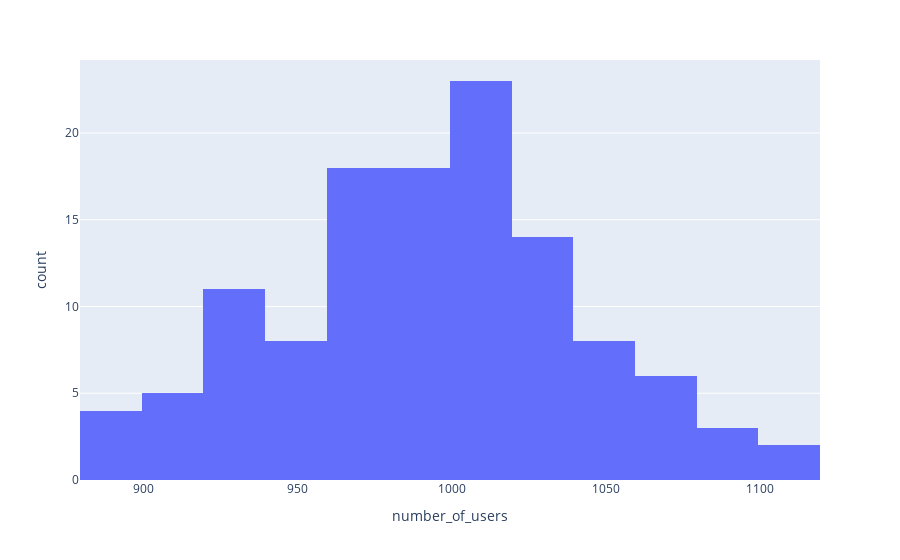

The notebook cell this image was saved under:
### Markdown cell above
### <div id='plotly_hists'>2.A. Histograms</div>

In Plotly, a histogram is an aggregated bar chart, with several possible aggregation functions (count, sum, average, etc) which can be used to visualize data on categorical and date axes as well as linear axes.

Let's take a look at an example where we will look at (randomly-generated) data from a hotel booking website. Specifically, we will look at the number of users and the number of bookings by date.

### Code cell
import pandas as pd

# Helpful dict to convert day number from datatime to string
weekdays = {
    1: "Monday",
    2: "Tuesday",
    3: "Wednesday",
    4: "Thursday",
    5: "Friday",
    6: "Saturday",
    7: "Sunday"
}

# Generate data (nusers and nbookings per day)
from random import gauss
from datetime import datetime
ndays = 120  # number of days
dates = [np.datetime64('2023-03-01') + np.timedelta64(i, 'D') for i in range(ndays)]
days = [weekdays[i.astype(datetime).isoweekday()] for i in dates]
number_of_users = [int(gauss(1000, 50)) for _ in range(ndays)]
number_of_bookings = [int(gauss(0.2*i, 0.01*i)) for i in number_of_users]
data_users_dict = {
    'date': dates,  # date in ISO 8601 format
    'day': days,  # day of week (string)
    'number_of_users': number_of_users,
    'number_of_bookings': number_of_bookings
}

# Create and show histogram with Plotly
fig = px.histogram(data_users_dict, x="number_of_users")
fig.show()

### Figure 1 — Plotly figure (JSON) as saved in the notebook; plotly's stock layout.template omitted (floating-point values rounded to 4 significant figures)
{"data": [{"alignmentgroup": "True", "bingroup": "x", "hovertemplate": "number_of_users=%{x}<br>count=%{y}<extra></extra>", "legendgroup": "", "marker": {"color": "#636efa", "pattern": {"shape": ""}}, "name": "", "offsetgroup": "", "orientation": "v", "showlegend": false, "type": "histogram", "x": [1070, 970, 975, 890, 1004, 975, 945, 914, 1098, 1015, 1027, 978, 1004, 1055, 1018, 1021, 1033, 1008, 934, 919, 1013, 1038, 1070, 937, 900, 1011, 1067, 911, 1011, 999, 1012, 950, 1014, 1016, 1038, 897, 1007, 1111, 952, 927, 974, 984, 1002, 1102, 970, 1046, 923, 964, 949, 1007, 1028, 926, 1038, 1055, 999, 988, 1015, 1089, 948, 985, 1056, 967, 935, 996, 983, 1068, 991, 1012, 1070, 971, 953, 911, 984, 992, 1041, 1038, 1040, 1022, 971, 1032, 1016, 962, 962, 1028, 972, 1083, 888, 962, 947, 1028, 920, 1026, 930, 994, 993, 1001, 1017, 1056, 885, 982, 1070, 1030, 977, 980, 1005, 986, 992, 939, 1019, 962, 934, 985, 996, 925, 1045, 974, 1008, 1008, 975, 956], "xaxis": "x", "yaxis": "y"}], "layout": {"barmode": "relative", "legend": {"tracegroupgap": 0}, "margin": {"t": 60}, "xaxis": {"anchor": "y", "domain": [0, 1], "title": {"text": "number_of_users"}}, "yaxis": {"anchor": "x", "domain": [0, 1], "title": {"text": "count"}}}}
